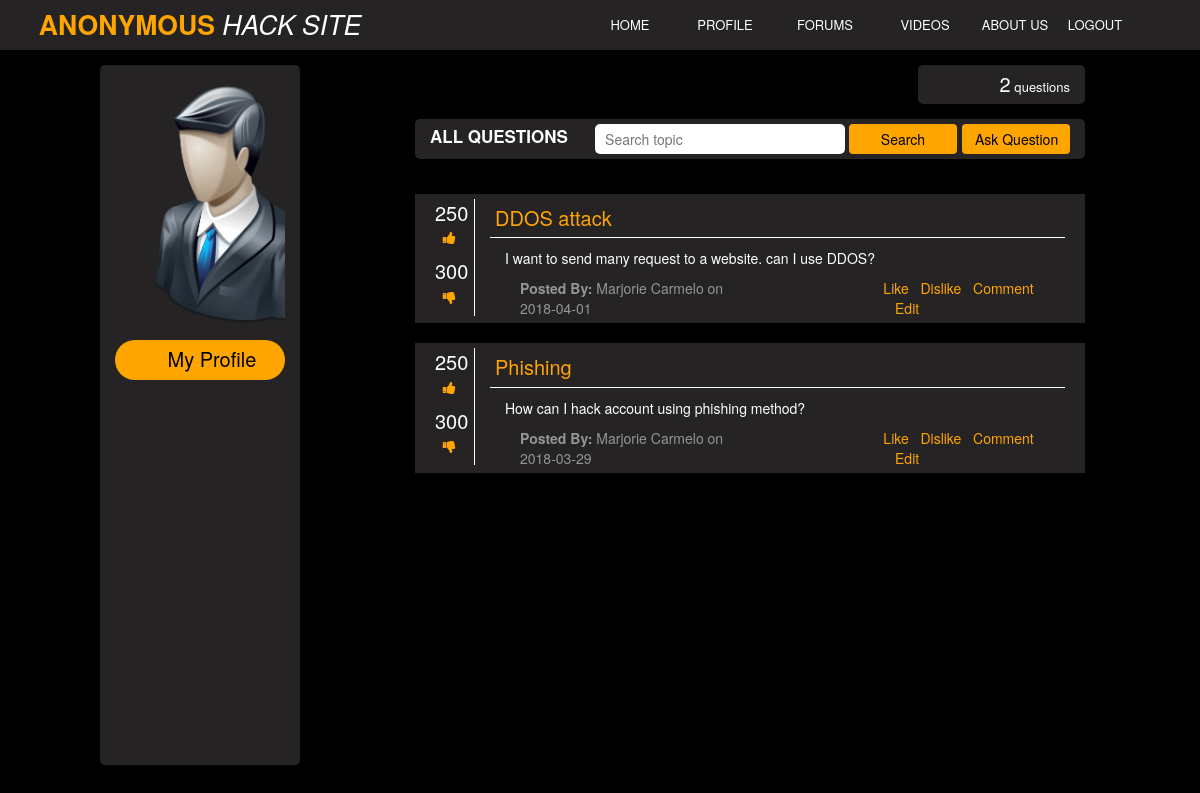
/profile.php (signed in), run on the app's committed database.
### tables this page shows
CREATE TABLE `questions` (
  `post_id` int(50) NOT NULL,
  `title` varchar(500) NOT NULL,
  `details` varchar(1000) NOT NULL,
  `date` date NOT NULL,
  `username` varchar(50) NOT NULL
);

CREATE TABLE `users` (
  `username` varchar(50) NOT NULL,
  `password` varchar(50) NOT NULL,
  `firstname` text NOT NULL,
  `lastname` text NOT NULL
);

### session.php (called while the page is built, shortened)
<?php
	include('connection.php');
	$sq=mysqli_query($connection,"select * from users where username='".$_SESSION['id']."'");
	$srow=mysqli_fetch_array($sq);
	$username=$srow['username'];
?>

### profile.php (the view, shortened to what this page needs)
<?php include("profile_header.php");?>
<?php include("session.php");?>
<?php
	include("connection.php");
	if(isset($_GET['search_btn'])){
		$search = $_GET['search'];
		$select = mysqli_query($connection, "SELECT * from questions inner join users on users.username = questions.username where questions.username = '$username' and title like '%$search%' order by post_id desc") or die(mysqli_error($connection));
	}
	else{
		$select = mysqli_query($connection, "SELECT * from questions inner join users on users.username = questions.username where questions.username = '$username' order by post_id desc") or die(mysqli_error($connection));
	}
?>
<div class="col-md-7" id="center_content">
	<div class=" col-sm-3" id="ask_container">
		<div id="numbers">
			<?php
			$rowss = mysqli_num_rows($select);
				echo "<span>$rowss</span><a> questions</a>"
			?>
		</div>
	</div>
	<div class="col-md-12" id="status_output">
		<span>ALL QUESTIONS</span>
		<div id="button_div"><button class="search_button" data-toggle="modal" data-target="#ask_question"> Ask Question</button></div>
		<div id="search_container">
			<form action="forum.php" method="get">
				<input type="text" name="search" id="search_text" placeholder="Search topic">
				<input type="submit" class=" search_button" name="search_btn" value="Search">
			</form>
		</div>
	</div>
	<?php
		while($row=mysqli_fetch_array($select)){
	?>
	<div class="col-sm-12" id="post_container">
		<div class="col-md-1" id="like_dislike">
			<div class="col-sm-12" id="like" >
				<span>250</span><p>&nbsp; <i class="fa fa-thumbs-up"></i></p>
			</div>
			<div class="col-md-12" id="like">
				<span>300</span><p>&nbsp; <i class="fa fa-thumbs-down"></i></p>
			</div>
		</div>
		<div class="col-md-11" id="post_question">
			<div class="col-sm-12" id="post_title">
				<span><?php echo $row['title'];?></span>
			</div>
			<div class="col-sm-12" id="post_status">
				<p><?php echo $row['details'];?></p>
			</div>
			<div class="col-sm-12" id="post_comment">
				<div class="col-sm-6"><span><b>Posted By:</b> <?php echo $row['firstname']; echo " "; echo $row['lastname'];?>  </span><span>on <?php echo $row['date'];?></span></div>
				<div class="col-sm-4" id="comment">
					<a href="">Like</a>&nbsp;&nbsp; <a href="">Dislike</a>&nbsp;&nbsp; <?php echo "<a href=comment.php?id=".$row ['post_id'].">Comment</a> "; ?>&nbsp;&nbsp;<?php
					if($row['username'] == $username){	?>
						<a style="cursor: pointer;" data-toggle="modal" data-target="#update_question<?php echo $row['post_id'];?>">Edit</a>
					<?php } ?>
				</div>
			</div>
		</div>
	</div>
	<?php } ?>
</div>

### profile_header.php (shortened to what this page needs)
<!DOCTYPE html>
<html>
<head>
	<link rel="stylesheet" type="text/css" href="css/profile_header.css">
	<link rel="stylesheet" type="text/css" href="css/forum.css">
	<link rel="stylesheet" type="text/css" href="css/comment.css">
	<link href="script/bootstrap.min.css" rel="stylesheet">
	<link rel="stylesheet" href="font-awesome/css/font-awesome.min.css">
	<link href="vendor/bootstrap/css/bootstrap.min.css" rel="stylesheet">
    <link href="vendor/datatables-plugins/dataTables.bootstrap.css" rel="stylesheet">
    <link href="vendor/datatables-responsive/dataTables.responsive.css" rel="stylesheet">
    <link href="vendor/metisMenu/metisMenu.min.css" rel="stylesheet">
</head>
<body style="background-color: #000;">
	<div class="col-sm-12" id="header">
		<div id="title"><a>ANONYMOUS <span><i>HACK SITE</i></span></a></div>
		<div id="modules">
			<ul>
				<li style="width: 90px;" class="active"><a href="home.php"> HOME</a></li>
                <li style="width: 100px;" class="active"><a href="profile.php"> PROFILE</a></li>
                <li style="width: 100px;" class="active"><a href="forum.php"> FORUMS</a></li>
				<li style="width: 100px;" class="active"><a href="#"> VIDEOS</a></li>
                <li style="width: 80px;" class="active"><a href="#"> ABOUT US</a></li>
                <li style="width: 80px;" class="active"><a href="#logout" data-toggle="modal"> LOGOUT</a></li>
			</ul>
		</div>
	</div>
	<div class="col-md-2" id="right_nav">
			<section style="margin-top: 20px; width: 100%; height: 30vh; background: url(images/User-icon.png); background-size: cover;">
			</section>
			<div class="col-sm-12" id="right_title">
			<span>My Profile</span><br/><br/>
		</div>
	</div>
</body>
</html>

### css/profile_header.css (style rules this page uses)
* { margin: 0; padding: 0; }
#header { background-color: #252323; height: 50px; position: fixed; z-index: 3; }
#title { float: left; padding-top: 5px; width: 350px; height: 50px; text-align: center; margin-left: 10px; }
#title a { font-size: 1.9em; color: orange; font-weight: 700; text-decoration: none; }
#title a span { color: white; font-weight: 100; }
#modules { float: right; margin-right: 50px; }
#modules ul li { float: left; width: 120px; height: 50px; margin-top: 1px; list-style: none; text-align: center; }
#modules ul li a { color: white; display: block; padding-bottom: 15px; padding-top: 15px; font-size: 13px; font-family: "Helvetica Neue", Helvetica, Arial, sans-serif; cursor: pointer; }
#right_nav { background-color: #252323; margin-top: 65px; margin-right: 50px; margin-left: 100px; border-radius: 5px; height: 700px; float: left; position: fixed; }
#right_title { background-color: orange; height: 40px; border-radius: 25px; margin-top: 15px; padding: 5px; }
#right_title span { position: absolute; color: black; float: left; font-size: 20px; margin-left: 10px; left: 25%; }

### css/forum.css (style rules this page uses)
#ask_container { margin-left: 20px; background-color: #252323; height: auto; margin-top: 65px; padding-top: 5px; padding-bottom: 5px; border-radius: 5px; float: right; }
#ask_container #numbers { float: right; }
#ask_container span { font-size: 20px; color: white; }
#ask_container a { font-size: 13px; color: white; }
#status_output { background-color: #252323; height: auto; margin-top: 15px; padding-top: 5px; padding-bottom: 5px; border-radius: 5px; margin-bottom: 15px; }
#status_output span { color: white; font-weight: 600; font-size: 17px; font-family: "Helvetica Neue", Helvetica, Arial, sans-serif; }
#search_container { float: right; }
#button_div { float: right; margin-left: 5px; }
#search_text { border-radius: 5px; border: none; border-color: white; height: 30px; padding-left: 10px; width: 250px; }
.search_button { background-color: orange; color: black; width: 108px; height: 30px; display: inline-block; padding: 3px 12px; font-size: 14px; font-weight: 400; text-align: center; white-space: nowrap; -ms-touch-action: manipulation; touch-action: manipulation; cursor: pointer; -webkit-user-select: none; -moz-user-select: none; -ms-user-select: none; user-select: none; background-image: none; border: 1px solid transparent; border-radius: 4px; }
#post_container { background-color: #252323; height: auto; margin-top: 20px; border-radius: 5px; padding: 5px; }
#like_dislike { padding: 0; border-right: 1px solid white; }
#like { color: white; }
#like span { font-size: 20px; padding-top: 15px; }
#like p { color: orange; }
#post_title span { color: orange; font-size: 20px; }
#post_title { padding: 5px; border-bottom: 1px solid white; }
#post_status p { margin-top: 10px; color: white; }
#post_comment span { color: #969696; }
#comment { float: right; }
#comment a { color: orange; }

### css/comment.css (style rules this page uses)
#post_container { border-radius: 0px; }

### data on the page
questions: title "DDOS attack", details "I want to send many request to a website. can I use DDOS?", users.firstname "Marjorie", users.lastname "Carmelo", date "2018-04-01"
questions: title "Phishing", details "How can I hack account using phishing method?", users.firstname "Marjorie", users.lastname "Carmelo", date "2018-03-29"

### other printed values
$rowss "2"
